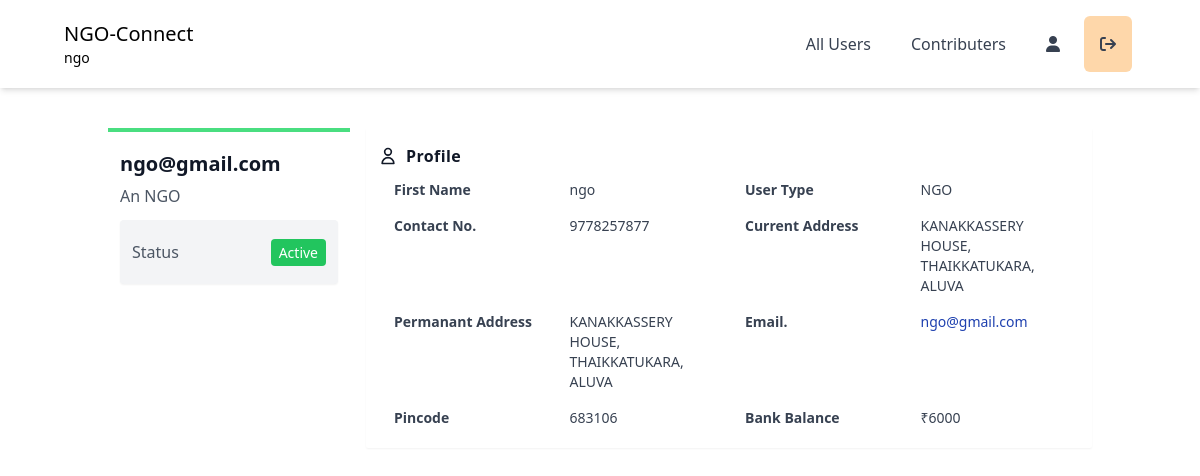
The app's page /ngo/ngo_profile_page (signed in) with its own data.
### base/models.py (models this page shows)
class ngousers(models.Model):
    user = models.OneToOneField(User, on_delete=models.CASCADE)
    user_type = models.CharField(max_length=10, choices=[
        ('NGO', 'NGO'),
        ('Donor', 'Donor'),
        ('Receiver','Receiver'),
    ])
    phone_number = models.CharField(max_length=13, null=True)
    address = models.CharField(max_length=100, null=True)
    pincode = models.CharField(max_length=10, null=True)
    is_balance_defined =models.BooleanField(default=False)

### ngo/models.py (models this page shows)
class NgoBank(models.Model):
    user = models.OneToOneField(User, on_delete=models.CASCADE)
    current_balance = models.IntegerField(null=True)

### ngo/views.py (the view)
# urls.py: path('ngo_profile_page', views.ngo_profile_page, name="ngo_profile_page"),
def ngo_profile_page(request):
    profile = request.user
    try:
        ngouser = ngousers.objects.get(user=request.user)
    except ngousers.DoesNotExist:
        ngouser = ngousers(user=request.user)
    try:
        bank = NgoBank.objects.get(user=request.user)
    except NgoBank.DoesNotExist:
        bank = NgoBank(user=request.user)
    context = {
        'user' : profile,
        'ngouser' : ngouser,
        'bank' : bank,
    }
    return render(request, 'ngo_profile_page.html', context)

### ngo/templates/ngo_profile_page.html (shortened to what this page needs)
<!DOCTYPE html>
<html lang="en">
<head>
    <script src="https://cdn.tailwindcss.com"></script>
    <link rel="stylesheet" href="https://cdnjs.cloudflare.com/ajax/libs/font-awesome/6.1.1/css/all.min.css" />
</head>
<body>
    <header
    class="lg:px-16 px-4 bg-white flex flex-wrap items-center py-4 shadow-md"
>
    <div class="flex-1 flex justify-between items-center">
      <a href="#" class="text-xl">NGO-Connect <p class="text-sm">{{ user.first_name }}</p></a>
    </div>
    <div class="hidden lg:flex lg:items-center lg:w-auto w-full" id="menu">
        <nav>
            <ul
                class="lg:flex items-center justify-between text-base text-gray-700 pt-4 lg:pt-0"
            >
                <li><a class="lg:p-4 py-3 rounded-md px-0 mx-1 block hover:bg-blue-300" href="/ngo/ngo_all_users">All Users</a></li>
                <li><a class="lg:p-4 py-3 rounded-md px-0 mx-1 block hover:bg-blue-300" href="/ngo/ngo_donor_users">Contributers</a></li>
                <li><a class="lg:p-4 py-3 rounded-md px-0 mx-1 block hover:bg-blue-300" href="/ngo/ngo_profile_page"><i class="fa fa-user" aria-hidden="true"></i></a></li>
                <li><a class="lg:p-4 py-3 rounded-md bg-orange-200 px-0 mx-1 block hover:bg-red-500" href="/logout"><i class="fa fa-sign-out" aria-hidden="true"></i></a></li>
            </ul>
        </nav>
    </div>
</header>
<section id="profile">
    <div class="container mx-auto my-5 p-5">
        <div class="md:flex no-wrap md:-mx-2 ">
            <div class="w-full md:w-3/12 md:mx-2">
                <div class="bg-white p-3 border-t-4 border-green-400">
                    <h1 class="text-gray-900 font-bold text-xl leading-8 my-1">{{ user.username }}</h1>
                    <h3 class="text-gray-600 font-lg text-semibold leading-6">An NGO</h3>
                    <ul
                        class="bg-gray-100 text-gray-600 hover:text-gray-700 hover:shadow py-2 px-3 mt-3 divide-y rounded shadow-sm">
                        <li class="flex items-center py-3">
                            <span>Status</span>
                            <span class="ml-auto"><span
                                    class="bg-green-500 py-1 px-2 rounded text-white text-sm">Active</span></span>
                        </li>
                    </ul>
                </div>
            </div>
            <div class="w-full md:w-9/12 mx-2 h-64">
                <div class="bg-white p-3 shadow-sm rounded-sm">
                    <div class="flex items-center space-x-2 font-semibold text-gray-900 leading-8">
                        <span clas="text-green-500">
                            <svg class="h-5" xmlns="http://www.w3.org/2000/svg" fill="none" viewBox="0 0 24 24"
                                stroke="currentColor">
                                <path stroke-linecap="round" stroke-linejoin="round" stroke-width="2"
                                    d="M16 7a4 4 0 11-8 0 4 4 0 018 0zM12 14a7 7 0 00-7 7h14a7 7 0 00-7-7z" />
                            </svg>
                        </span>
                        <span class="tracking-wide">Profile</span>
                    </div>
                    <div class="text-gray-700">
                        <div class="grid md:grid-cols-2 text-sm">
                            <div class="grid grid-cols-2">
                                <div class="px-4 py-2 font-semibold">First Name</div>
                                <div class="px-4 py-2">{{ user.first_name }}</div>
                            </div>
                            <div class="grid grid-cols-2">
                                <div class="px-4 py-2 font-semibold">User Type</div>
                                <div class="px-4 py-2">{{ ngouser.user_type }}</div>
                            </div>
                            <div class="grid grid-cols-2">
                                <div class="px-4 py-2 font-semibold">Contact No.</div>
                                <div class="px-4 py-2">{{ ngouser.phone_number }}</div>
                            </div>
                            <div class="grid grid-cols-2">
                                <div class="px-4 py-2 font-semibold">Current Address</div>
                                <div class="px-4 py-2">{{ ngouser.address }}</div>
                            </div>
                            <div class="grid grid-cols-2">
                                <div class="px-4 py-2 font-semibold">Permanant Address</div>
                                <div class="px-4 py-2">{{ ngouser.address }}</div>
                            </div>
                            <div class="grid grid-cols-2">
                                <div class="px-4 py-2 font-semibold">Email.</div>
                                <div class="px-4 py-2">
                                    <a class="text-blue-800" href="mailto:{{ user.email }}">{{ user.email }}</a>
                                </div>
                            </div>
                            <div class="grid grid-cols-2">
                                <div class="px-4 py-2 font-semibold">Pincode</div>
                                <div class="px-4 py-2">{{ ngouser.pincode }}</div>
                            </div>
                            <div class="grid grid-cols-2">
                                <div class="px-4 py-2 font-semibold">Bank Balance</div>
                                <div class="px-4 py-2">₹{{ bank.current_balance }}</div>
                            </div>
                        </div>
                    </div>
                </div>
            </div>
        </div>
    </div>
</section>
</body>
</html>

### records on screen
ngousers: user_type "NGO", phone_number "9778257877", address "KANAKKASSERY HOUSE, THAIKKATUKARA, ALUVA", pincode "683106"
NgoBank: current_balance "6000"

### other values on screen
{{ user.first_name }} "ngo"
{{ user.username }} "ngo@gmail.com"
{{ user.email }} "ngo@gmail.com"
